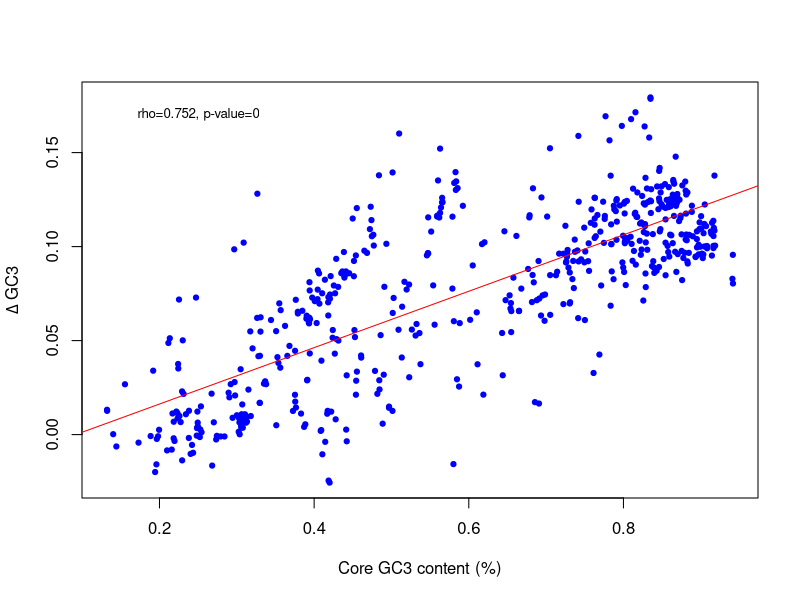

Generate this figure with R:
#Figure 12

data1 <- read.csv("GC3_all_prop.csv",header=T)
attach(data1)

Temp<-unlist(data1[2])
core.gc<-unlist(data1[5])

delta_core_f_10<-unlist(data1$Difference_between_core_and_first_10_codons_GC3)

pdf("Fig12_Diff_Core_GC3.pdf")
plot(core.gc,delta_core_f_10,pch=19,cex=0.7,xlab="Core GC3 content (%)",ylab=expression(Delta ~ "GC3"),col="blue")
par(pty="s")
abline(lm(delta_core_f_10~core.gc),col="red")
ct<-cor.test(delta_core_f_10,core.gc,method="spearman")
ct.p<-ct$p.value
ct.rho<-ct$estimate

#Significant figures 
ctrho <- signif(ct.rho, digits =3)
ctp <- signif(ct.p, digits =3)

txt<-paste("rho=",ctrho,", p-value=",ctp,sep="")
mtext(txt,side=3,adj=0.1,line=-2,cex=0.8)
dev.off()

